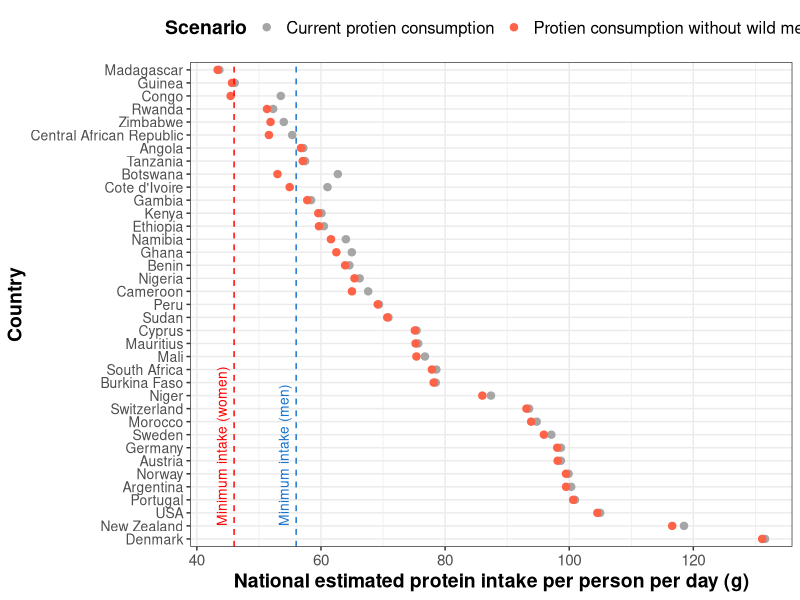
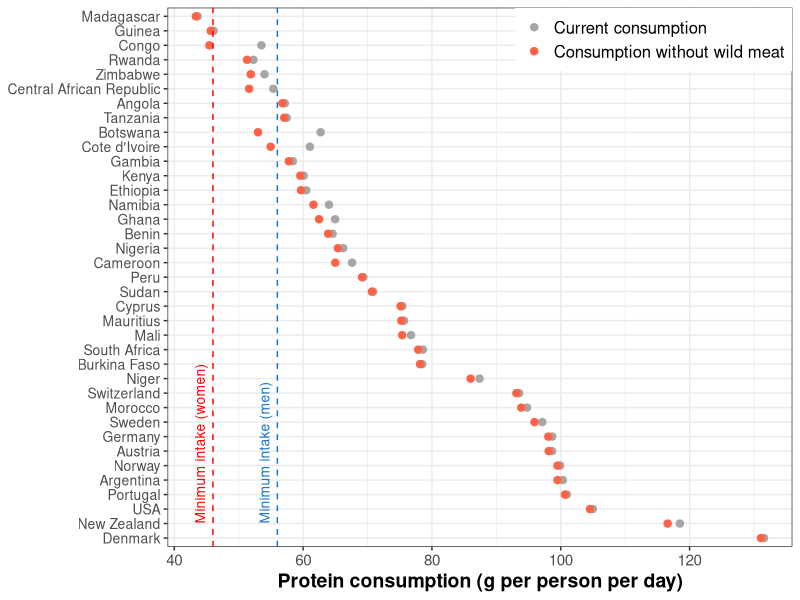

These figures' R source, in order: (Note: this script raises an error after producing the figures.)
# Playing with figure for food security impacts

# Packages -----
library(tidyverse)
library(dplyr)
library(tidyr)
library(ggplot2)

rm(list=ls())

# Get data -----
prot <- read_csv("ProcessedData/GENusData_cleaned.csv")
fs <- read_csv("Data/FoodSecurity.csv")
d1 <- left_join(prot, fs, by = c("ISO3" = "ISO"))
d1$animalprotien_nogame_pppd <- d1$allmeatpppd - d1$gamepppd

# filter data by countries with >1% protien pppd from game -----
mostgame <- d1 %>%
  filter(percent_game_pppd > 1) %>%
  filter(allprotien_percap > 0) %>%
  filter(protiennogame_ppd != "NA") %>%
  filter(allprotien_percap != "NA") %>%
  filter(COUNTRY != "NA")

mostg_mod1 <- mostgame %>%
  select(COUNTRY, allprotien_percap, protiennogame_ppd) %>%
  pivot_longer(cols = -COUNTRY,
               names_to = "Scenario",
               values_to = "PerCapProtein")

mostg_mod <- left_join(mostg_mod1, prot, by = "COUNTRY")
mostg_mod$Population_millions <- mostg_mod$Pop / 1000000

# make plots -----

# with uniform dot sizes
ggplot(mostg_mod, 
       aes(x = reorder(COUNTRY, -PerCapProtein), 
           y = PerCapProtein,
           colour = Scenario)) + 
  geom_point(size = 2.2) +
  theme_bw() +
  theme(legend.position="top",
        axis.text.x = element_text(size = 11),
        axis.text.y = element_text(size = 10),
        axis.title.x = element_text(size = 14, face = "bold"),
        axis.title.y = element_text(size = 14, face = "bold"),
       legend.title = element_text(size = 14, face = "bold"),
       legend.text = element_text(size = 12)) +
  scale_colour_manual(values = c("Grey65", "tomato1"),
                      labels = c("Current protien consumption", "Protien consumption without wild meat")) +
  labs (x = "Country", y = "National estimated protein intake per person per day (g)") +
  geom_hline(yintercept=56, linetype="dashed", color = "dodgerblue3") + 
  geom_hline(yintercept=46, linetype="dashed", color = "red")  +
  coord_flip() +
  annotate(geom="text", x=2, y=44, label="Minimum intake (women)", angle = 90, colour = "red", size = 3.5, hjust = 0) +
  annotate(geom="text", x=2, y=54, label="Minimum intake (men)", angle = 90, colour = "dodgerblue3", size = 3.5, hjust = 0) +
  # DRW: this is cool—didn't know you could do this
  scale_x_discrete(labels=c("United Republic of Tanzania" = "Tanzania",
                            "United States of America" = "USA",
                            "Sudan (former)" = "Sudan"))

# DRW edit for the legend:
ggplot(mostg_mod, 
       aes(x = reorder(COUNTRY, -PerCapProtein), 
           y = PerCapProtein,
           colour = Scenario)) + 
  geom_point(size = 2.2) +
  theme_bw() +
  theme(legend.position=c(1,1),
        legend.justification = c(1,1),
        legend.box.margin = margin(c(10,10,10,10)),
        axis.text.x = element_text(size = 11),
        axis.text.y = element_text(size = 10),
        axis.title.x = element_text(size = 14, face = "bold"),
        axis.title.y = element_text(size = 14, face = "bold"),
        legend.title = element_text(size = 14, face = "bold"),
        legend.text = element_text(size = 12)) +
  scale_colour_manual(values = c("Grey65", "tomato1"),
                      labels = c("Current consumption", "Consumption without wild meat")) +
  labs (x = NULL, 
        y = "Protein consumption (g per person per day)",
        colour = NULL) +
  geom_hline(yintercept=56, linetype="dashed", color = "dodgerblue3") + 
  geom_hline(yintercept=46, linetype="dashed", color = "red")  +
  coord_flip() +
  annotate(geom="text", x=2, y=44, label="Minimum intake (women)", angle = 90, colour = "red", size = 3.5, hjust = 0) +
  annotate(geom="text", x=2, y=54, label="Minimum intake (men)", angle = 90, colour = "dodgerblue3", size = 3.5, hjust = 0) +
  scale_x_discrete(labels=c("United Republic of Tanzania" = "Tanzania",
                            "United States of America" = "USA",
                            "Sudan (former)" = "Sudan"))
ggsave("Outputs/Prelim/FoodSecurity_DRWedit.pdf",
       height = 20, width = 15, units = "cm")

# with Pop size dot sizes
ggplot(mostg_mod, 
       aes(x = reorder(COUNTRY, PerCapProtein), 
           y = PerCapProtein,
           colour = Scenario,
           size = Population_millions)) + 
  geom_point() +
  scale_colour_manual(values = c("Grey65", "tomato1"),
                      labels = c("Current protien consumption", "Protien consumption without wild meat")) + 
  labs (x = "Country", y = "National estimated protien intake per person per day (g)") +
  geom_hline(yintercept=56, linetype="dashed", color = "dodgerblue3") + 
  geom_hline(yintercept=46, linetype="dashed", color = "red") +
  theme_bw() +
  coord_flip() +
  annotate(geom="text", x=37, y=47, label="Minimum intake (women)", angle = 270, colour = "red", size = 3.5, hjust = 0) +
  annotate(geom="text", x=37, y=57, label="Minimum intake (men)", angle = 270, colour = "dodgerblue3", size = 3.5, hjust = 0) +
  scale_x_discrete(labels=c("United Republic of Tanzania" = "Tanzania",
                            "United States of America" = "USA",
                            "Sudan (former)" = "Sudan"))

# some other plots I tried but decided not to use -----
lowfs <- d1 %>%
  filter(FS_rank > 80) %>%
  filter(allprotien_percap > 0) %>%
  filter(protiennogame_ppd != "NA") %>%
  filter(allprotien_percap != "NA") %>%
  filter(allprotien_percap < 100)

f1 <- ggplot(lowfs, 
             aes (x = reorder(COUNTRY, allprotien_percap),
                  y = value, # You don't actually need this because you're defining "y" in each point
                  color = variable)) + # You don't need this either, again, it's defined below
  geom_point (aes(y = allprotien_percap, 
                  col = "allprotien_percap")) + # Also unnecessary — this variable is what you're plotting, 
  # not a colour / grouping variable
  geom_point (aes(y = protiennogame_ppd, col = "protiennogame_ppd")) +
  labs (x = "COUNTRY", y = "Total estimated protien intake per person per day") +
  geom_hline(yintercept=56, linetype="dashed", color = "blue") + 
  geom_hline(yintercept=46, linetype="dashed", color = "red") +
  theme_bw() +
  coord_flip()
f1

# DRW edit: so the issue here is that you're plotting separate variables for the different points
# Two ways you can do this:
ggplot(lowfs, 
       aes(x = reorder(COUNTRY, allprotien_percap))) + 
  geom_point(aes(y = allprotien_percap),
             # Add the colour manually here - you want all this variable to be coloured the same
             colour = "red") +
  geom_point(aes(y = protiennogame_ppd),
             # Add the colour manually here
             colour = "blue") +
  labs (x = "COUNTRY", y = "Total estimated protien intake per person per day") +
  geom_hline(yintercept=56, linetype="dashed", color = "blue") + 
  geom_hline(yintercept=46, linetype="dashed", color = "red") +
  theme_bw() +
  coord_flip()

# The more "ggplot" way of doing this, would be to reshape your data so that it is in the 
# "long form". It might be easier to draw arrows with the other way though?
lowfs_mod <- lowfs %>%
  select(COUNTRY, allprotien_percap, protiennogame_ppd) %>%
  pivot_longer(cols = -COUNTRY, 
               names_to = "scenario",
               values_to = "PerCapProtein") 

ggplot(lowfs_mod, 
       aes(x = reorder(COUNTRY, PerCapProtein), 
           y = PerCapProtein,
           colour = scenario)) + 
  geom_point() +
  scale_colour_manual(values = c("Red", "Blue"),
                      labels = c("Current", "Without wild meat")) + 
  labs (x = "COUNTRY", y = "Total estimated protien intake per person per day") +
  geom_hline(yintercept=56, linetype="dashed", color = "blue") + 
  geom_hline(yintercept=46, linetype="dashed", color = "red") +
  theme_bw() +
  coord_flip()


f2<- ggplot(lowfs, aes (x = reorder(COUNTRY, allmeatpppd), y = value, color = variable)) +
  geom_point (aes(y = allmeatpppd, col = "allmeatpppd")) +
  geom_point (aes(y = animalprotien_nogame_pppd, col = "animalprotien_nogame_pppd")) +
  labs (x = "COUNTRY", y = "Total estimated animal protien intake per person per day") +
  theme_bw() +
  coord_flip()
f2
